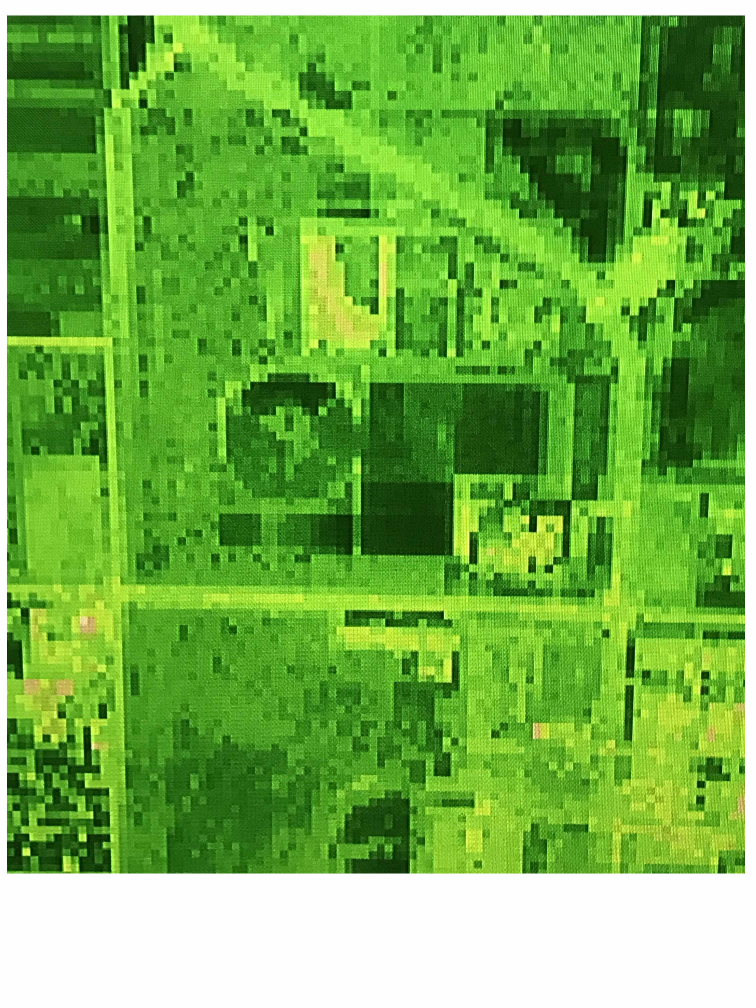
#> input picture IMG_2586.jpg, 3024 x 4032 px (shown at 1/4 size); its folder holds only this picture in this run
$ python -i aom_pulller.py   (imports and definitions only)   (older library calls are emulated)
#> lines starting #> are read from the running program, lines starting #| are printed output that depends on the picture
# [10 lines not run here, left out]
import numpy as np
import pandas as pd
import cv2
from matplotlib import pyplot as plt
import pathlib
import os
from os.path import isfile, join

# input path
aom_extracted_path = "C:\\Users\\dodge\\Desktop\\AOMs extracted\\AOM extracted sets\\"

# output path
path = "C:\\Users\\dodge\\Desktop\\AOMs extracted\\"

# [1 line that did not run here, left out]

# [4 lines not run here, left out]
germplasm_id_set_path = "C:\\Users\\dodge\\Desktop\\AOMs extracted\\mauricio_field_map_ID_only_UPDATED.csv"

# [1 line that did not run here, left out]

# [1 line that did not run here, left out]

# [3 lines not run here, left out]

# [1 line that did not run here, left out]

font = cv2.FONT_HERSHEY_DUPLEX

def find_contours_and_centers(img_input):

    """
    :param img_input: composite with AOMs extracted ready for analyisis
    :return: a list of contours and list of contour center tuples

    """
    print("find contours and centers starting...")
    img_gray = cv2.cvtColor(img_input, cv2.COLOR_BGR2GRAY)
    img_gray = cv2.GaussianBlur(img_gray, (3,3), 0)
    (T, thresh) = cv2.threshold(img_gray, 0, 255, 0)
    _, contours_raw, hierarchy = cv2.findContours(thresh, cv2.RETR_TREE,cv2.CHAIN_APPROX_SIMPLE)
    contours = [i for i in contours_raw if cv2.contourArea(i) > 50000]
    contour_centers = []

    for idx, c in enumerate(contours):
        M = cv2.moments(c)
        cX = int(M["m10"] / M["m00"])
        cY = int(M["m01"] / M["m00"])
        samp_bounds = cv2.boundingRect(c)
        contour_centers.append(((cX,cY), samp_bounds))

    print("{0} contour centers and bounds found".format(len(contour_centers)))

    contour_centers = sorted(contour_centers, key=lambda x: x[0])
    print("...done")

    return contours, contour_centers

contours_all = []
centers_and_bounds_all  = []

# [4 lines not run here, left out]

grouping_sequence_all = []

# [6 lines not run here, left out]

organized_contour_centers_and_bounds_all = []

# [21 lines not run here, left out]


def make_row_tier_tags(number_of_tiers, number_of_rows):

    """
    :param number_of_tiers: number of tiers in map
    :param number_of_rows: number of rows in map
    :return: list of of IDs that are organized for the purpose of "pasting" on our images.
    """
#> called with number_of_tiers = 25, number_of_rows = 56

    row_tier_tuple_list = []

    for i in range(1, number_of_tiers + 1, 1):
        if i == 56:
            for j in range(1, ((number_of_rows + 1) - 2), 1):
                row_tier_tuple_list.append("row-{0}__tier-{1}".format(j, i))
        else:
            for j in range(1, number_of_rows + 1, 1):
                row_tier_tuple_list.append("row-{0}__tier-{1}".format(j, i))

    return row_tier_tuple_list


row_tier_tags = make_row_tier_tags(25, 56)

# Delete tags from tag set for plots that are missing or do not come up

# [1 line not run here, left out]

# [13 lines left out: function put_id_on_sample_map, not called in this run]


# [3 lines not run here, left out]

# [20 lines left out: function make_sample_images, not called in this run]


sample_image_sets_all = []

# [6 lines not run here, left out]

# [1 line that did not run here, left out]

# [1 line not run here, left out]

unbound_sample_image_stacks_all = []

# [7 lines not run here, left out]

bound_stack_sets = []

# [11 lines not run here, left out]

directory_maps = os.path.join(path, "aom_maps\\")
# [6 lines not run here, left out]

directory_for_stacks_all = path + "2018_sample_image_stacks\\"
# [21 lines not run here, left out]


# [47 lines left out: functions green_diff_mask, plant_count, not called in this run]


# [1 line that did not run here, left out]

# [1 line that did not run here, left out]

sample_image_filepaths_all = []

# [3 lines not run here, left out]

sample_images_all = []

# [4 lines not run here, left out]

green_diff_mask_sets_all = []

# [12 lines not run here, left out]


# [1 line that did not run here, left out]

# [1 line that did not run here, left out]

# [1 line that did not run here, left out]

unbound_green_diff_pixel_data_all = []

# [23 lines not run here, left out]

# [1 line that did not run here, left out]

fig, axes = plt.subplots(20, 30, figsize=(24, 18), sharey=True, sharex=True)
# [10 lines not run here, left out]

>>> import cv2
>>> picture = cv2.imread('IMG_2586.jpg')
#> picture is the input picture: shape (4032, 3024, 3); mean B, G, R 74.1, 176.4, 114.5
>>> result = find_contours_and_centers(picture)
#> in find_contours_and_centers, `img_gray = cv2.cvtColor(img_input, cv2.COLOR_BGR2GRAY)`:
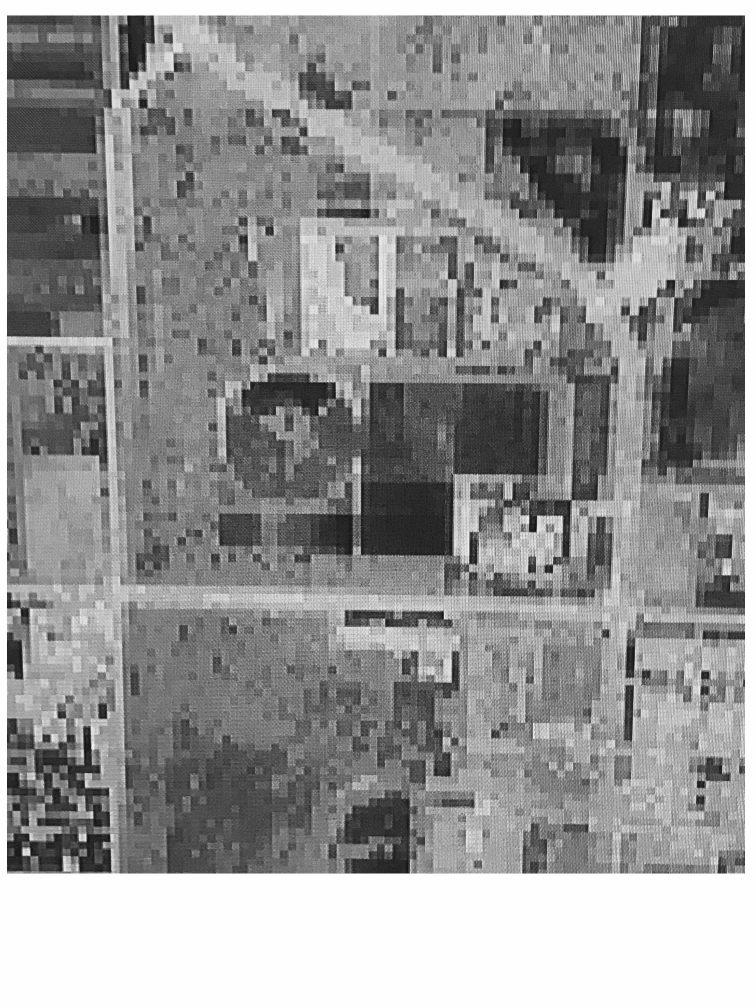
#> img_gray: shape (4032, 3024) (shown at 1/4 size); min 12, max 255, mean 146.2
#> in find_contours_and_centers, `(T, thresh) = cv2.threshold(img_gray, 0, 255, 0)`: thresh: shape (4032, 3024); every value is 255
#> in find_contours_and_centers, `_, contours_raw, hierarchy = cv2.findContours(thresh, cv2.RETR_TREE,cv..`: contours_raw = [[[0, 0], [0, 4031], [3023, 4031], [3023, 0]]]
#> the loop in find_contours_and_centers, `for idx, c in enumerate(contours):` made 1 pass
#> (c, cX, cY, samp_bounds) on pass 1: ([[0, 0], [0, 4031], [3023, 4031], [3023, 0]], 1511, 2015, (0, 0, 3024, 4032))
#> after the loop in find_contours_and_centers, `for idx, c in enumerate(contours):`: contour_centers = [((1511, 2015), (0, 0, 3024, 4032))]
#| 1 contour centers and bounds found
